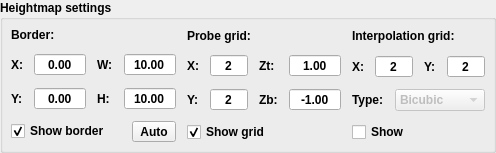
        <widget class="QGroupBox" name="grpHeightMapSettings">
         <property name="font">
          <font>
           <weight>75</weight>
           <bold>true</bold>
          </font>
         </property>
         <property name="title">
          <string>Heightmap settings</string>
         </property>
         <layout class="QHBoxLayout" name="horizontalLayout_20" stretch="1,1,1">
          <property name="spacing">
           <number>11</number>
          </property>
          <property name="leftMargin">
           <number>8</number>
          </property>
          <property name="topMargin">
           <number>8</number>
          </property>
          <property name="rightMargin">
           <number>8</number>
          </property>
          <property name="bottomMargin">
           <number>8</number>
          </property>
          <item>
           <layout class="QVBoxLayout" name="verticalLayout_18">
            <item>
             <widget class="QLabel" name="label_5">
              <property name="font">
               <font>
                <weight>75</weight>
                <bold>true</bold>
               </font>
              </property>
              <property name="text">
               <string>Border:</string>
              </property>
             </widget>
            </item>
            <item>
             <layout class="QGridLayout" name="gridLayout">
              <item row="0" column="0">
               <widget class="QLabel" name="label_6">
                <property name="text">
                 <string>X:</string>
                </property>
               </widget>
              </item>
              <item row="0" column="1">
               <widget class="QDoubleSpinBox" name="txtHeightMapBorderX">
                <property name="sizePolicy">
                 <sizepolicy hsizetype="Expanding" vsizetype="Fixed">
                  <horstretch>0</horstretch>
                  <verstretch>0</verstretch>
                 </sizepolicy>
                </property>
                <property name="locale">
                 <locale language="C" country="AnyCountry"/>
                </property>
                <property name="alignment">
                 <set>Qt::AlignCenter</set>
                </property>
                <property name="buttonSymbols">
                 <enum>QAbstractSpinBox::NoButtons</enum>
                </property>
                <property name="minimum">
                 <double>-999.000000000000000</double>
                </property>
                <property name="maximum">
                 <double>999.000000000000000</double>
                </property>
               </widget>
              </item>
              <item row="1" column="3">
               <widget class="QDoubleSpinBox" name="txtHeightMapBorderHeight">
                <property name="sizePolicy">
                 <sizepolicy hsizetype="Expanding" vsizetype="Fixed">
                  <horstretch>0</horstretch>
                  <verstretch>0</verstretch>
                 </sizepolicy>
                </property>
                <property name="locale">
                 <locale language="C" country="AnyCountry"/>
                </property>
                <property name="alignment">
                 <set>Qt::AlignCenter</set>
                </property>
                <property name="buttonSymbols">
                 <enum>QAbstractSpinBox::NoButtons</enum>
                </property>
                <property name="minimum">
                 <double>-999.000000000000000</double>
                </property>
                <property name="maximum">
                 <double>999.000000000000000</double>
                </property>
                <property name="value">
                 <double>10.000000000000000</double>
                </property>
               </widget>
              </item>
              <item row="1" column="2">
               <widget class="QLabel" name="label_9">
                <property name="text">
                 <string>H:</string>
                </property>
               </widget>
              </item>
              <item row="1" column="1">
               <widget class="QDoubleSpinBox" name="txtHeightMapBorderY">
                <property name="sizePolicy">
                 <sizepolicy hsizetype="Expanding" vsizetype="Fixed">
                  <horstretch>0</horstretch>
                  <verstretch>0</verstretch>
                 </sizepolicy>
                </property>
                <property name="locale">
                 <locale language="C" country="AnyCountry"/>
                </property>
                <property name="alignment">
                 <set>Qt::AlignCenter</set>
                </property>
                <property name="buttonSymbols">
                 <enum>QAbstractSpinBox::NoButtons</enum>
                </property>
                <property name="minimum">
                 <double>-999.000000000000000</double>
                </property>
                <property name="maximum">
                 <double>999.000000000000000</double>
                </property>
               </widget>
              </item>
              <item row="1" column="0">
               <widget class="QLabel" name="label_7">
                <property name="text">
                 <string>Y:</string>
                </property>
               </widget>
              </item>
              <item row="0" column="2">
               <widget class="QLabel" name="label_8">
                <property name="text">
                 <string>W:</string>
                </property>
               </widget>
              </item>
              <item row="0" column="3">
               <widget class="QDoubleSpinBox" name="txtHeightMapBorderWidth">
                <property name="sizePolicy">
                 <sizepolicy hsizetype="Expanding" vsizetype="Fixed">
                  <horstretch>0</horstretch>
                  <verstretch>0</verstretch>
                 </sizepolicy>
                </property>
                <property name="locale">
                 <locale language="C" country="AnyCountry"/>
                </property>
                <property name="alignment">
                 <set>Qt::AlignCenter</set>
                </property>
                <property name="buttonSymbols">
                 <enum>QAbstractSpinBox::NoButtons</enum>
                </property>
                <property name="minimum">
                 <double>-999.000000000000000</double>
                </property>
                <property name="maximum">
                 <double>999.000000000000000</double>
                </property>
                <property name="value">
                 <double>10.000000000000000</double>
                </property>
               </widget>
              </item>
             </layout>
            </item>
            <item>
             <layout class="QHBoxLayout" name="horizontalLayout_18">
              <item>
               <widget class="QCheckBox" name="chkHeightMapBorderShow">
                <property name="text">
                 <string>Show border</string>
                </property>
                <property name="checked">
                 <bool>true</bool>
                </property>
               </widget>
              </item>
              <item>
               <widget class="StyledToolButton" name="cmdHeightMapBorderAuto">
                <property name="minimumSize">
                 <size>
                  <width>44</width>
                  <height>18</height>
                 </size>
                </property>
                <property name="text">
                 <string>Auto</string>
                </property>
               </widget>
              </item>
             </layout>
            </item>
           </layout>
          </item>
          <item>
           <layout class="QVBoxLayout" name="verticalLayout_19">
            <item>
             <widget class="QLabel" name="label_10">
              <property name="font">
               <font>
                <weight>75</weight>
                <bold>true</bold>
               </font>
              </property>
              <property name="text">
               <string>Probe grid:</string>
              </property>
             </widget>
            </item>
            <item>
             <layout class="QGridLayout" name="gridLayout_4">
              <item row="0" column="0">
               <widget class="QLabel" name="label_12">
                <property name="text">
                 <string>X:</string>
                </property>
               </widget>
              </item>
              <item row="0" column="1">
               <widget class="QDoubleSpinBox" name="txtHeightMapGridX">
                <property name="sizePolicy">
                 <sizepolicy hsizetype="Expanding" vsizetype="Fixed">
                  <horstretch>0</horstretch>
                  <verstretch>0</verstretch>
                 </sizepolicy>
                </property>
                <property name="locale">
                 <locale language="C" country="AnyCountry"/>
                </property>
                <property name="alignment">
                 <set>Qt::AlignCenter</set>
                </property>
                <property name="buttonSymbols">
                 <enum>QAbstractSpinBox::NoButtons</enum>
                </property>
                <property name="decimals">
                 <number>0</number>
                </property>
                <property name="minimum">
                 <double>2.000000000000000</double>
                </property>
                <property name="maximum">
                 <double>1000.000000000000000</double>
                </property>
                <property name="value">
                 <double>2.000000000000000</double>
                </property>
               </widget>
              </item>
              <item row="0" column="5">
               <widget class="QDoubleSpinBox" name="txtHeightMapGridZTop">
                <property name="sizePolicy">
                 <sizepolicy hsizetype="Expanding" vsizetype="Fixed">
                  <horstretch>0</horstretch>
                  <verstretch>0</verstretch>
                 </sizepolicy>
                </property>
                <property name="locale">
                 <locale language="C" country="AnyCountry"/>
                </property>
                <property name="alignment">
                 <set>Qt::AlignCenter</set>
                </property>
                <property name="buttonSymbols">
                 <enum>QAbstractSpinBox::NoButtons</enum>
                </property>
                <property name="minimum">
                 <double>-999.000000000000000</double>
                </property>
                <property name="maximum">
                 <double>999.000000000000000</double>
                </property>
                <property name="value">
                 <double>1.000000000000000</double>
                </property>
               </widget>
              </item>
              <item row="1" column="5">
               <widget class="QDoubleSpinBox" name="txtHeightMapGridZBottom">
                <property name="sizePolicy">
                 <sizepolicy hsizetype="Expanding" vsizetype="Fixed">
                  <horstretch>0</horstretch>
                  <verstretch>0</verstretch>
                 </sizepolicy>
                </property>
                <property name="locale">
                 <locale language="C" country="AnyCountry"/>
                </property>
                <property name="alignment">
                 <set>Qt::AlignCenter</set>
                </property>
                <property name="buttonSymbols">
                 <enum>QAbstractSpinBox::NoButtons</enum>
                </property>
                <property name="minimum">
                 <double>-999.000000000000000</double>
                </property>
                <property name="maximum">
                 <double>999.000000000000000</double>
                </property>
                <property name="value">
                 <double>-1.000000000000000</double>
                </property>
               </widget>
              </item>
              <item row="1" column="1">
               <widget class="QDoubleSpinBox" name="txtHeightMapGridY">
                <property name="sizePolicy">
                 <sizepolicy hsizetype="Expanding" vsizetype="Fixed">
                  <horstretch>0</horstretch>
                  <verstretch>0</verstretch>
                 </sizepolicy>
                </property>
                <property name="locale">
                 <locale language="C" country="AnyCountry"/>
                </property>
                <property name="alignment">
                 <set>Qt::AlignCenter</set>
                </property>
                <property name="buttonSymbols">
                 <enum>QAbstractSpinBox::NoButtons</enum>
                </property>
                <property name="decimals">
                 <number>0</number>
                </property>
                <property name="minimum">
                 <double>2.000000000000000</double>
                </property>
                <property name="maximum">
                 <double>1000.000000000000000</double>
                </property>
                <property name="value">
                 <double>2.000000000000000</double>
                </property>
               </widget>
              </item>
              <item row="1" column="3">
               <widget class="QLabel" name="label_11">
                <property name="text">
                 <string>Zb:</string>
                </property>
               </widget>
              </item>
              <item row="1" column="0">
               <widget class="QLabel" name="label_13">
                <property name="text">
                 <string>Y:</string>
                </property>
               </widget>
              </item>
              <item row="0" column="3">
               <widget class="QLabel" name="label_14">
                <property name="text">
                 <string>Zt:</string>
                </property>
               </widget>
              </item>
             </layout>
            </item>
            <item>
             <layout class="QHBoxLayout" name="horizontalLayout_19">
              <item>
               <widget class="QCheckBox" name="chkHeightMapGridShow">
                <property name="text">
                 <string>Show grid</string>
                </property>
                <property name="checked">
                 <bool>true</bool>
                </property>
               </widget>
              </item>
              <item>
               <spacer name="horizontalSpacer_6">
                <property name="orientation">
                 <enum>Qt::Horizontal</enum>
                </property>
                <property name="sizeHint" stdset="0">
                 <size>
                  <width>40</width>
                  <height>1</height>
                 </size>
                </property>
               </spacer>
              </item>
             </layout>
            </item>
           </layout>
          </item>
          <item>
           <layout class="QVBoxLayout" name="verticalLayout_20">
            <item>
             <widget class="QLabel" name="label_16">
              <property name="font">
               <font>
                <weight>75</weight>
                <bold>true</bold>
               </font>
              </property>
              <property name="text">
               <string>Interpolation grid:</string>
              </property>
             </widget>
            </item>
            <item>
             <layout class="QGridLayout" name="gridLayout_6">
              <item row="1" column="2">
               <widget class="QLabel" name="label_19">
                <property name="text">
                 <string>Y:</string>
                </property>
               </widget>
              </item>
              <item row="1" column="0">
               <widget class="QLabel" name="label_18">
                <property name="text">
                 <string>X:</string>
                </property>
               </widget>
              </item>
              <item row="1" column="1">
               <widget class="QDoubleSpinBox" name="txtHeightMapInterpolationStepX">
                <property name="sizePolicy">
                 <sizepolicy hsizetype="Expanding" vsizetype="Fixed">
                  <horstretch>0</horstretch>
                  <verstretch>0</verstretch>
                 </sizepolicy>
                </property>
                <property name="locale">
                 <locale language="C" country="AnyCountry"/>
                </property>
                <property name="alignment">
                 <set>Qt::AlignCenter</set>
                </property>
                <property name="buttonSymbols">
                 <enum>QAbstractSpinBox::NoButtons</enum>
                </property>
                <property name="decimals">
                 <number>0</number>
                </property>
                <property name="minimum">
                 <double>2.000000000000000</double>
                </property>
                <property name="maximum">
                 <double>1000.000000000000000</double>
                </property>
                <property name="value">
                 <double>2.000000000000000</double>
                </property>
               </widget>
              </item>
              <item row="1" column="3">
               <widget class="QDoubleSpinBox" name="txtHeightMapInterpolationStepY">
                <property name="sizePolicy">
                 <sizepolicy hsizetype="Expanding" vsizetype="Fixed">
                  <horstretch>0</horstretch>
                  <verstretch>0</verstretch>
                 </sizepolicy>
                </property>
                <property name="locale">
                 <locale language="C" country="AnyCountry"/>
                </property>
                <property name="alignment">
                 <set>Qt::AlignCenter</set>
                </property>
                <property name="buttonSymbols">
                 <enum>QAbstractSpinBox::NoButtons</enum>
                </property>
                <property name="decimals">
                 <number>0</number>
                </property>
                <property name="minimum">
                 <double>2.000000000000000</double>
                </property>
                <property name="maximum">
                 <double>1000.000000000000000</double>
                </property>
                <property name="value">
                 <double>2.000000000000000</double>
                </property>
               </widget>
              </item>
             </layout>
            </item>
            <item>
             <layout class="QHBoxLayout" name="horizontalLayout_23" stretch="0,0">
              <item>
               <widget class="QLabel" name="label_17">
                <property name="text">
                 <string>Type:</string>
                </property>
               </widget>
              </item>
              <item>
               <widget class="QComboBox" name="cboHeightMapInterpolationType">
                <property name="enabled">
                 <bool>false</bool>
                </property>
                <property name="sizePolicy">
                 <sizepolicy hsizetype="Expanding" vsizetype="Fixed">
                  <horstretch>0</horstretch>
                  <verstretch>0</verstretch>
                 </sizepolicy>
                </property>
                <item>
                 <property name="text">
                  <string>Bicubic</string>
                 </property>
                </item>
               </widget>
              </item>
             </layout>
            </item>
            <item>
             <layout class="QHBoxLayout" name="horizontalLayout_24">
              <item>
               <widget class="QCheckBox" name="chkHeightMapInterpolationShow">
                <property name="text">
                 <string>Show</string>
                </property>
               </widget>
              </item>
              <item>
               <spacer name="horizontalSpacer_8">
                <property name="orientation">
                 <enum>Qt::Horizontal</enum>
                </property>
                <property name="sizeHint" stdset="0">
                 <size>
                  <width>40</width>
                  <height>1</height>
                 </size>
                </property>
               </spacer>
              </item>
             </layout>
            </item>
           </layout>
          </item>
         </layout>
        </widget>
